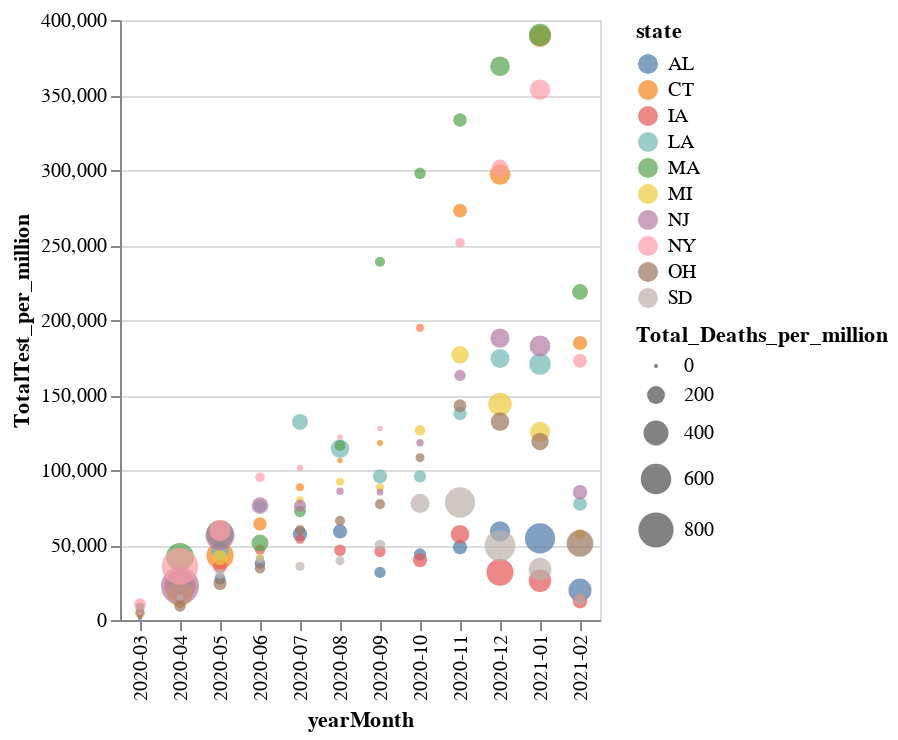

Notebook code for this chart:
### Code cell
totalTestDeaths_Statewise_subset=totalTestDeaths_Statewise[totalTestDeaths_Statewise['state'].isin(statesHavingGoodBadTesting)]
alt.Chart(totalTestDeaths_Statewise_subset).mark_circle().encode(
    x="yearMonth",
    y=alt.X('TotalTest_per_million'),
    size=alt.Size("Total_Deaths_per_million"),
    color='state',
    tooltip=['state', 'yearMonth', 'Total_Deaths_per_million', 'TotalTest_per_million']
).interactive()

### Figure 1 — Vega-Lite specification as saved in the notebook (floating-point values rounded to 4 significant figures)
{"config": {"view": {"continuousWidth": 400, "continuousHeight": 300}}, "data": {"name": "data-c3bb92587313b5c05d10ba3404e1ce30"}, "mark": "circle", "encoding": {"color": {"type": "nominal", "field": "state"}, "size": {"type": "quantitative", "field": "Total_Deaths_per_million"}, "tooltip": [{"type": "nominal", "field": "state"}, {"type": "nominal", "field": "yearMonth"}, {"type": "quantitative", "field": "Total_Deaths_per_million"}, {"type": "quantitative", "field": "TotalTest_per_million"}], "x": {"type": "nominal", "field": "yearMonth"}, "y": {"type": "quantitative", "field": "TotalTest_per_million"}}, "selection": {"selector082": {"type": "interval", "bind": "scales", "encodings": ["x", "y"]}}, "$schema": "https://vega.github.io/schema/vega-lite/v4.8.1.json", "datasets": {"data-c3bb92587313b5c05d10ba3404e1ce30": [{"state": "AL", "yearMonth": "2020-03", "Total_Deaths_per_million": 2.651, "TotalTest_per_million": 1485.0, "Population": 4903185, "Dist": 326.7}, {"state": "AL", "yearMonth": "2020-04", "Total_Deaths_per_million": 52.21, "TotalTest_per_million": 16300.0, "Population": 4903185, "Dist": 301.0}, {"state": "AL", "yearMonth": "2020-05", "Total_Deaths_per_million": 73.83, "TotalTest_per_million": 27350.0, "Population": 4903185, "Dist": 266.4}, {"state": "AL", "yearMonth": "2020-06", "Total_Deaths_per_million": 65.06, "TotalTest_per_million": 37700.0, "Population": 4903185, "Dist": 205.1}, {"state": "AL", "yearMonth": "2020-07", "Total_Deaths_per_million": 128.5, "TotalTest_per_million": 57290.0, "Population": 4903185, "Dist": 169.0}, {"state": "AL", "yearMonth": "2020-08", "Total_Deaths_per_million": 122.8, "TotalTest_per_million": 59010.0, "Population": 4903185, "Dist": 154.5}, {"state": "AL", "yearMonth": "2020-09", "Total_Deaths_per_million": 73.01, "TotalTest_per_million": 31750.0, "Population": 4903185, "Dist": 243.3}, {"state": "AL", "yearMonth": "2020-10", "Total_Deaths_per_million": 87.09, "TotalTest_per_million": 43690.0, "Population": 4903185, "Dist": 196.7}, {"state": "AL", "yearMonth": "2020-11", "Total_Deaths_per_million": 124.6, "TotalTest_per_million": 48560.0, "Population": 4903185, "Dist": 209.5}, {"state": "AL", "yearMonth": "2020-12", "Total_Deaths_per_million": 254.7, "TotalTest_per_million": 59070.0, "Population": 4903185, "Dist": 286.2}, {"state": "AL", "yearMonth": "2021-01", "Total_Deaths_per_million": 583.5, "TotalTest_per_million": 54390.0, "Population": 4903185, "Dist": 638.7}, {"state": "AL", "yearMonth": "2021-02", "Total_Deaths_per_million": 338.1, "TotalTest_per_million": 19900.0, "Population": 4903185, "Dist": 568.6}, {"state": "CT", "yearMonth": "2020-03", "Total_Deaths_per_million": 19.35, "TotalTest_per_million": 4532.0, "Population": 3565287, "Dist": 327.9}, {"state": "CT", "yearMonth": "2020-04", "Total_Deaths_per_million": 613.7, "TotalTest_per_million": 22710.0, "Population": 3565287, "Dist": 829.9}, {"state": "CT", "yearMonth": "2020-05", "Total_Deaths_per_million": 473.2, "TotalTest_per_million": 42890.0, "Population": 3565287, "Dist": 586.8}, {"state": "CT", "yearMonth": "2020-06", "Total_Deaths_per_million": 106.0, "TotalTest_per_million": 64040.0, "Population": 3565287, "Dist": 112.2}, {"state": "CT", "yearMonth": "2020-07", "Total_Deaths_per_million": 30.85, "TotalTest_per_million": 88530.0, "Population": 3565287, "Dist": -87.36}, {"state": "CT", "yearMonth": "2020-08", "Total_Deaths_per_million": 9.256, "TotalTest_per_million": 106300.0, "Population": 3565287, "Dist": -199.4}, {"state": "CT", "yearMonth": "2020-09", "Total_Deaths_per_million": 12.06, "TotalTest_per_million": 118100.0, "Population": 3565287, "Dist": -256.1}, {"state": "CT", "yearMonth": "2020-10", "Total_Deaths_per_million": 30.29, "TotalTest_per_million": 194800.0, "Population": 3565287, "Dist": -627.9}, {"state": "CT", "yearMonth": "2020-11", "Total_Deaths_per_million": 113.3, "TotalTest_per_million": 272900.0, "Population": 3565287, "Dist": -941.4}, {"state": "CT", "yearMonth": "2020-12", "Total_Deaths_per_million": 273.5, "TotalTest_per_million": 297100.0, "Population": 3565287, "Dist": -904.3}, {"state": "CT", "yearMonth": "2021-01", "Total_Deaths_per_million": 294.8, "TotalTest_per_million": 389200.0, "Population": 3565287, "Dist": -1351.0}, {"state": "CT", "yearMonth": "2021-02", "Total_Deaths_per_million": 120.6, "TotalTest_per_million": 184700.0, "Population": 3565287, "Dist": -486.1}, {"state": "IA", "yearMonth": "2020-03", "Total_Deaths_per_million": 2.219, "TotalTest_per_million": 2336.0, "Population": 3155070, "Dist": 321.9}, {"state": "IA", "yearMonth": "2020-04", "Total_Deaths_per_million": 49.13, "TotalTest_per_million": 11180.0, "Population": 3155070, "Dist": 323.9}, {"state": "IA", "yearMonth": "2020-05", "Total_Deaths_per_million": 117.9, "TotalTest_per_million": 36010.0, "Population": 3155070, "Dist": 266.5}, {"state": "IA", "yearMonth": "2020-06", "Total_Deaths_per_million": 57.37, "TotalTest_per_million": 46870.0, "Population": 3155070, "Dist": 150.8}, {"state": "IA", "yearMonth": "2020-07", "Total_Deaths_per_million": 48.18, "TotalTest_per_million": 53950.0, "Population": 3155070, "Dist": 105.6}, {"state": "IA", "yearMonth": "2020-08", "Total_Deaths_per_million": 78.92, "TotalTest_per_million": 46420.0, "Population": 3155070, "Dist": 174.6}, {"state": "IA", "yearMonth": "2020-09", "Total_Deaths_per_million": 72.26, "TotalTest_per_million": 45640.0, "Population": 3155070, "Dist": 172.0}, {"state": "IA", "yearMonth": "2020-10", "Total_Deaths_per_million": 117.9, "TotalTest_per_million": 39800.0, "Population": 3155070, "Dist": 247.3}, {"state": "IA", "yearMonth": "2020-11", "Total_Deaths_per_million": 217.7, "TotalTest_per_million": 57170.0, "Population": 3155070, "Dist": 258.8}, {"state": "IA", "yearMonth": "2020-12", "Total_Deaths_per_million": 471.6, "TotalTest_per_million": 31820.0, "Population": 3155070, "Dist": 641.5}, {"state": "IA", "yearMonth": "2021-01", "Total_Deaths_per_million": 320.1, "TotalTest_per_million": 26140.0, "Population": 3155070, "Dist": 518.9}, {"state": "IA", "yearMonth": "2021-02", "Total_Deaths_per_million": 128.4, "TotalTest_per_million": 12570.0, "Population": 3155070, "Dist": 396.1}, {"state": "LA", "yearMonth": "2020-03", "Total_Deaths_per_million": 51.41, "TotalTest_per_million": 8382.0, "Population": 4648794, "Dist": 340.4}, {"state": "LA", "yearMonth": "2020-04", "Total_Deaths_per_million": 349.1, "TotalTest_per_million": 26320.0, "Population": 4648794, "Dist": 547.0}, {"state": "LA", "yearMonth": "2020-05", "Total_Deaths_per_million": 199.8, "TotalTest_per_million": 45990.0, "Population": 4648794, "Dist": 297.7}, {"state": "LA", "yearMonth": "2020-06", "Total_Deaths_per_million": 92.5, "TotalTest_per_million": 76020.0, "Population": 4648794, "Dist": 37.84}, {"state": "LA", "yearMonth": "2020-07", "Total_Deaths_per_million": 156.6, "TotalTest_per_million": 132000.0, "Population": 4648794, "Dist": -182.6}, {"state": "LA", "yearMonth": "2020-08", "Total_Deaths_per_million": 215.3, "TotalTest_per_million": 114300.0, "Population": 4648794, "Dist": -33.69}, {"state": "LA", "yearMonth": "2020-09", "Total_Deaths_per_million": 120.7, "TotalTest_per_million": 95750.0, "Population": 4648794, "Dist": -34.21}, {"state": "LA", "yearMonth": "2020-10", "Total_Deaths_per_million": 87.76, "TotalTest_per_million": 95740.0, "Population": 4648794, "Dist": -67.07}, {"state": "LA", "yearMonth": "2020-11", "Total_Deaths_per_million": 107.8, "TotalTest_per_million": 137700.0, "Population": 4648794, "Dist": -260.1}, {"state": "LA", "yearMonth": "2020-12", "Total_Deaths_per_million": 229.7, "TotalTest_per_million": 174300.0, "Population": 4648794, "Dist": -324.4}, {"state": "LA", "yearMonth": "2021-01", "Total_Deaths_per_million": 294.9, "TotalTest_per_million": 170600.0, "Population": 4648794, "Dist": -240.4}, {"state": "LA", "yearMonth": "2021-02", "Total_Deaths_per_million": 114.4, "TotalTest_per_million": 77360.0, "Population": 4648794, "Dist": 52.96}, {"state": "MA", "yearMonth": "2020-03", "Total_Deaths_per_million": 22.2, "TotalTest_per_million": 9275.0, "Population": 6892503, "Dist": 306.6}, {"state": "MA", "yearMonth": "2020-04", "Total_Deaths_per_million": 494.6, "TotalTest_per_million": 42040.0, "Population": 6892503, "Dist": 612.6}, {"state": "MA", "yearMonth": "2020-05", "Total_Deaths_per_million": 476.5, "TotalTest_per_million": 57410.0, "Population": 6892503, "Dist": 516.3}, {"state": "MA", "yearMonth": "2020-06", "Total_Deaths_per_million": 175.3, "TotalTest_per_million": 51380.0, "Population": 6892503, "Dist": 245.8}, {"state": "MA", "yearMonth": "2020-07", "Total_Deaths_per_million": 80.52, "TotalTest_per_million": 72390.0, "Population": 6892503, "Dist": 44.31}, {"state": "MA", "yearMonth": "2020-08", "Total_Deaths_per_million": 65.43, "TotalTest_per_million": 116300.0, "Population": 6892503, "Dist": -194.1}, {"state": "MA", "yearMonth": "2020-09", "Total_Deaths_per_million": 57.45, "TotalTest_per_million": 238800.0, "Population": 6892503, "Dist": -824.4}, {"state": "MA", "yearMonth": "2020-10", "Total_Deaths_per_million": 77.62, "TotalTest_per_million": 297800.0, "Population": 6892503, "Dist": -1104.0}, {"state": "MA", "yearMonth": "2020-11", "Total_Deaths_per_million": 109.8, "TotalTest_per_million": 333300.0, "Population": 6892503, "Dist": -1252.0}, {"state": "MA", "yearMonth": "2020-12", "Total_Deaths_per_million": 243.0, "TotalTest_per_million": 369100.0, "Population": 6892503, "Dist": -1301.0}, {"state": "MA", "yearMonth": "2021-01", "Total_Deaths_per_million": 312.5, "TotalTest_per_million": 390000.0, "Population": 6892503, "Dist": -1337.0}, {"state": "MA", "yearMonth": "2021-02", "Total_Deaths_per_million": 151.8, "TotalTest_per_million": 218800.0, "Population": 6892503, "Dist": -628.2}, {"state": "MI", "yearMonth": "2020-03", "Total_Deaths_per_million": 55.17, "TotalTest_per_million": 4497.0, "Population": 9986857, "Dist": 363.9}, {"state": "MI", "yearMonth": "2020-04", "Total_Deaths_per_million": 388.8, "TotalTest_per_million": 17170.0, "Population": 9986857, "Dist": 633.1}, {"state": "MI", "yearMonth": "2020-05", "Total_Deaths_per_million": 138.6, "TotalTest_per_million": 41490.0, "Population": 9986857, "Dist": 259.4}, {"state": "MI", "yearMonth": "2020-06", "Total_Deaths_per_million": 37.55, "TotalTest_per_million": 41480.0, "Population": 9986857, "Dist": 158.3}, {"state": "MI", "yearMonth": "2020-07", "Total_Deaths_per_million": 25.73, "TotalTest_per_million": 80040.0, "Population": 9986857, "Dist": -49.37}, {"state": "MI", "yearMonth": "2020-08", "Total_Deaths_per_million": 30.34, "TotalTest_per_million": 92120.0, "Population": 9986857, "Dist": -106.1}, {"state": "MI", "yearMonth": "2020-09", "Total_Deaths_per_million": 33.04, "TotalTest_per_million": 88460.0, "Population": 9986857, "Dist": -84.81}, {"state": "MI", "yearMonth": "2020-10", "Total_Deaths_per_million": 61.68, "TotalTest_per_million": 126500.0, "Population": 9986857, "Dist": -249.6}, {"state": "MI", "yearMonth": "2020-11", "Total_Deaths_per_million": 186.7, "TotalTest_per_million": 176800.0, "Population": 9986857, "Dist": -379.9}, {"state": "MI", "yearMonth": "2020-12", "Total_Deaths_per_million": 345.9, "TotalTest_per_million": 143800.0, "Population": 9986857, "Dist": -52.96}, {"state": "MI", "yearMonth": "2021-01", "Total_Deaths_per_million": 251.0, "TotalTest_per_million": 125500.0, "Population": 9986857, "Dist": -54.97}, {"state": "MI", "yearMonth": "2021-02", "Total_Deaths_per_million": 63.58, "TotalTest_per_million": 57140.0, "Population": 9986857, "Dist": 104.9}, {"state": "NJ", "yearMonth": "2020-03", "Total_Deaths_per_million": 40.98, "TotalTest_per_million": 5153.0, "Population": 8882190, "Dist": 346.4}, {"state": "NJ", "yearMonth": "2020-04", "Total_Deaths_per_million": 934.5, "TotalTest_per_million": 22760.0, "Population": 8882190, "Dist": 1150.0}, {"state": "NJ", "yearMonth": "2020-05", "Total_Deaths_per_million": 534.6, "TotalTest_per_million": 56130.0, "Population": 8882190, "Dist": 580.9}, {"state": "NJ", "yearMonth": "2020-06", "Total_Deaths_per_million": 172.5, "TotalTest_per_million": 76200.0, "Population": 8882190, "Dist": 116.9}, {"state": "NJ", "yearMonth": "2020-07", "Total_Deaths_per_million": 87.25, "TotalTest_per_million": 76020.0, "Population": 8882190, "Dist": 32.6}, {"state": "NJ", "yearMonth": "2020-08", "Total_Deaths_per_million": 25.67, "TotalTest_per_million": 85880.0, "Population": 8882190, "Dist": -79.07}, {"state": "NJ", "yearMonth": "2020-09", "Total_Deaths_per_million": 19.7, "TotalTest_per_million": 85210.0, "Population": 8882190, "Dist": -81.64}, {"state": "NJ", "yearMonth": "2020-10", "Total_Deaths_per_million": 25.67, "TotalTest_per_million": 118200.0, "Population": 8882190, "Dist": -243.1}, {"state": "NJ", "yearMonth": "2020-11", "Total_Deaths_per_million": 72.39, "TotalTest_per_million": 163100.0, "Population": 8882190, "Dist": -424.5}, {"state": "NJ", "yearMonth": "2020-12", "Total_Deaths_per_million": 230.7, "TotalTest_per_million": 187900.0, "Population": 8882190, "Dist": -392.6}, {"state": "NJ", "yearMonth": "2021-01", "Total_Deaths_per_million": 274.9, "TotalTest_per_million": 182700.0, "Population": 8882190, "Dist": -321.6}, {"state": "NJ", "yearMonth": "2021-02", "Total_Deaths_per_million": 129.2, "TotalTest_per_million": 85170.0, "Population": 8882190, "Dist": 28.12}, {"state": "NY", "yearMonth": "2020-03", "Total_Deaths_per_million": 79.68, "TotalTest_per_million": 10550.0, "Population": 19453561, "Dist": 357.6}, {"state": "NY", "yearMonth": "2020-04", "Total_Deaths_per_million": 862.1, "TotalTest_per_million": 35750.0, "Population": 19453561, "Dist": 1012.0}, {"state": "NY", "yearMonth": "2020-05", "Total_Deaths_per_million": 287.0, "TotalTest_per_million": 59790.0, "Population": 19453561, "Dist": 314.8}, {"state": "NY", "yearMonth": "2020-06", "Total_Deaths_per_million": 48.83, "TotalTest_per_million": 95160.0, "Population": 19453561, "Dist": -103.0}, {"state": "NY", "yearMonth": "2020-07", "Total_Deaths_per_million": 15.16, "TotalTest_per_million": 101500.0, "Population": 19453561, "Dist": -168.9}, {"state": "NY", "yearMonth": "2020-08", "Total_Deaths_per_million": 9.15, "TotalTest_per_million": 122000.0, "Population": 19453561, "Dist": -279.2}, {"state": "NY", "yearMonth": "2020-09", "Total_Deaths_per_million": 7.762, "TotalTest_per_million": 127700.0, "Population": 19453561, "Dist": -309.5}, {"state": "NY", "yearMonth": "2020-10", "Total_Deaths_per_million": 16.86, "TotalTest_per_million": 194300.0, "Population": 19453561, "Dist": -638.9}, {"state": "NY", "yearMonth": "2020-11", "Total_Deaths_per_million": 48.32, "TotalTest_per_million": 251600.0, "Population": 19453561, "Dist": -898.2}, {"state": "NY", "yearMonth": "2020-12", "Total_Deaths_per_million": 169.3, "TotalTest_per_million": 301400.0, "Population": 19453561, "Dist": -1030.0}, {"state": "NY", "yearMonth": "2021-01", "Total_Deaths_per_million": 264.1, "TotalTest_per_million": 353500.0, "Population": 19453561, "Dist": -1200.0}, {"state": "NY", "yearMonth": "2021-02", "Total_Deaths_per_million": 116.3, "TotalTest_per_million": 172800.0, "Population": 19453561, "Dist": -430.2}, {"state": "OH", "yearMonth": "2020-03", "Total_Deaths_per_million": 4.705, "TotalTest_per_million": 2362.0, "Population": 11689100, "Dist": 324.3}, {"state": "OH", "yearMonth": "2020-04", "Total_Deaths_per_million": 78.71, "TotalTest_per_million": 9434.0, "Population": 11689100, "Dist": 362.3}, {"state": "OH", "yearMonth": "2020-05", "Total_Deaths_per_million": 100.9, "TotalTest_per_million": 24320.0, "Population": 11689100, "Dist": 308.9}, {"state": "OH", "yearMonth": "2020-06", "Total_Deaths_per_million": 60.57, "TotalTest_per_million": 34490.0, "Population": 11689100, "Dist": 216.9}, {"state": "OH", "yearMonth": "2020-07", "Total_Deaths_per_million": 53.55, "TotalTest_per_million": 59960.0, "Population": 11689100, "Dist": 80.5}, {"state": "OH", "yearMonth": "2020-08", "Total_Deaths_per_million": 55.52, "TotalTest_per_million": 66120.0, "Population": 11689100, "Dist": 51.15}, {"state": "OH", "yearMonth": "2020-09", "Total_Deaths_per_million": 56.98, "TotalTest_per_million": 77300.0, "Population": 11689100, "Dist": -4.165}, {"state": "OH", "yearMonth": "2020-10", "Total_Deaths_per_million": 42.52, "TotalTest_per_million": 108200.0, "Population": 11689100, "Dist": -175.6}, {"state": "OH", "yearMonth": "2020-11", "Total_Deaths_per_million": 96.5, "TotalTest_per_million": 142800.0, "Population": 11689100, "Dist": -297.6}, {"state": "OH", "yearMonth": "2020-12", "Total_Deaths_per_million": 216.7, "TotalTest_per_million": 132200.0, "Population": 11689100, "Dist": -123.5}, {"state": "OH", "yearMonth": "2021-01", "Total_Deaths_per_million": 189.3, "TotalTest_per_million": 119000.0, "Population": 11689100, "Dist": -83.9}, {"state": "OH", "yearMonth": "2021-02", "Total_Deaths_per_million": 456.7, "TotalTest_per_million": 51120.0, "Population": 11689100, "Dist": 528.5}, {"state": "SD", "yearMonth": "2020-03", "Total_Deaths_per_million": 1.13, "TotalTest_per_million": 4196.0, "Population": 884659, "Dist": 311.4}, {"state": "SD", "yearMonth": "2020-04", "Total_Deaths_per_million": 18.09, "TotalTest_per_million": 15050.0, "Population": 884659, "Dist": 273.2}, {"state": "SD", "yearMonth": "2020-05", "Total_Deaths_per_million": 50.87, "TotalTest_per_million": 30630.0, "Population": 884659, "Dist": 226.8}, {"state": "SD", "yearMonth": "2020-06", "Total_Deaths_per_million": 32.78, "TotalTest_per_million": 40650.0, "Population": 884659, "Dist": 157.8}, {"state": "SD", "yearMonth": "2020-07", "Total_Deaths_per_million": 44.08, "TotalTest_per_million": 35660.0, "Population": 884659, "Dist": 194.5}, {"state": "SD", "yearMonth": "2020-08", "Total_Deaths_per_million": 41.82, "TotalTest_per_million": 39440.0, "Population": 884659, "Dist": 173.0}, {"state": "SD", "yearMonth": "2020-09", "Total_Deaths_per_million": 63.3, "TotalTest_per_million": 50010.0, "Population": 884659, "Dist": 140.8}, {"state": "SD", "yearMonth": "2020-10", "Total_Deaths_per_million": 228.3, "TotalTest_per_million": 77730.0, "Population": 884659, "Dist": 165.0}, {"state": "SD", "yearMonth": "2020-11", "Total_Deaths_per_million": 588.9, "TotalTest_per_million": 78360.0, "Population": 884659, "Dist": 522.4}, {"state": "SD", "yearMonth": "2020-12", "Total_Deaths_per_million": 612.7, "TotalTest_per_million": 49500.0, "Population": 884659, "Dist": 692.7}, {"state": "SD", "yearMonth": "2021-01", "Total_Deaths_per_million": 327.8, "TotalTest_per_million": 33880.0, "Population": 884659, "Dist": 487.2}, {"state": "SD", "yearMonth": "2021-02", "Total_Deaths_per_million": 74.61, "TotalTest_per_million": 13880.0, "Population": 884659, "Dist": 335.7}]}}
